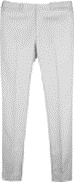
#> input picture contour crop image/b.png, 74 x 182 px
$ python main.py
#> lines starting #> are read from the running program, lines starting #| are printed output that depends on the picture; after the words box and inside, x2 and y2 are one past the last pixel; in counts of white or black regions, pixels touching at a corner belong together
import cv2
import numpy as np


# load image as grayscale
img = cv2.imread('b.png')
#> img is the input picture: shape (182, 74, 3); min 108, max 255, mean 218.4

gray = cv2.cvtColor(img, cv2.COLOR_BGR2GRAY)

# threshold input image using otsu thresholding as mask and refine with morphology
ret, mask = cv2.threshold(gray, 0, 255, cv2.THRESH_BINARY_INV+cv2.THRESH_OTSU)
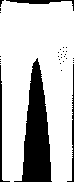
#> mask: shape (182, 74); 77.4% white; 30 black regions (26 under 20 px), largest, box (x1, y1, x2, y2) and area: (14, 58, 52, 182) 2401, (0, 65, 10, 182) 226, (67, 64, 74, 182) 193, (6, 0, 74, 11) 186
#> ret = 221
kernel = np.ones((9,9), np.uint8)
mask = cv2.morphologyEx(mask, cv2.MORPH_CLOSE, kernel)
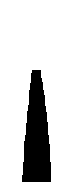
#> mask: shape (182, 74); 82.7% white; 1 black region, box (x1, y1, x2, y2) and area: (22, 70, 51, 182) 2324
mask = cv2.morphologyEx(mask, cv2.MORPH_OPEN, kernel)

# put thresh into
result = img.copy()
result = cv2.cvtColor(result, cv2.COLOR_BGR2BGRA)
result[:, :, 3] = mask
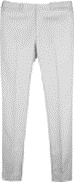
#> result: shape (182, 74, 4); mean B, G, R, A 218.4, 218.4, 218.4, 211

# save resulting masked image
cv2.imwrite('result.png', result)

$ run again, with contour crop image/ppt.png copied over contour crop image/b.png
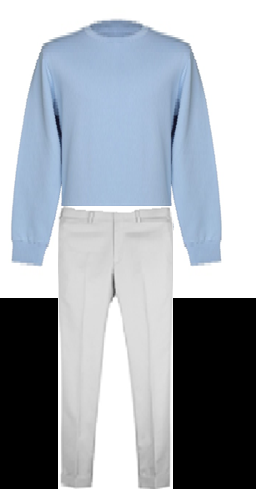
#> input picture contour crop image/ppt.png, 256 x 489 px
#> img is the input picture: shape (489, 256, 3); mean B, G, R 177.3, 169.3, 162.6
#> `ret, mask = cv2.threshold(gray, 0, 255, cv2.THRESH_BINARY_INV+cv2.THRE..`:
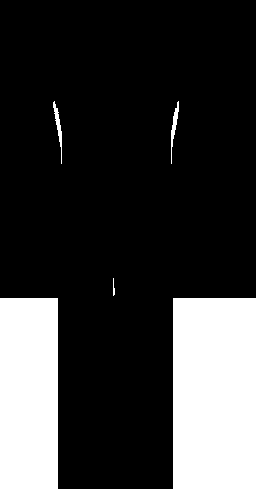
#> mask: shape (489, 256); 21.8% white; 5 white regions, box (x1, y1, x2, y2) and area: (173, 298, 256, 489) 15853, (0, 298, 58, 489) 11078, (53, 101, 62, 164) 174, (171, 101, 179, 164) 169, (113, 278, 115, 296) 25
#> ret = 107
#> `mask = cv2.morphologyEx(mask, cv2.MORPH_OPEN, kernel)`:
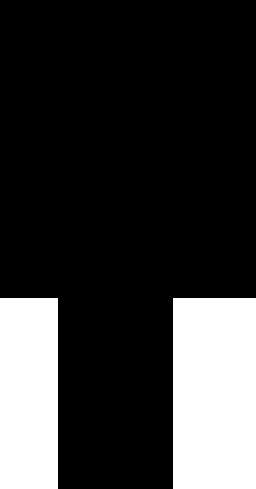
#> mask: shape (489, 256); 21.5% white; 2 white regions, box (x1, y1, x2, y2) and area: (173, 298, 256, 489) 15853, (0, 298, 58, 489) 11078
